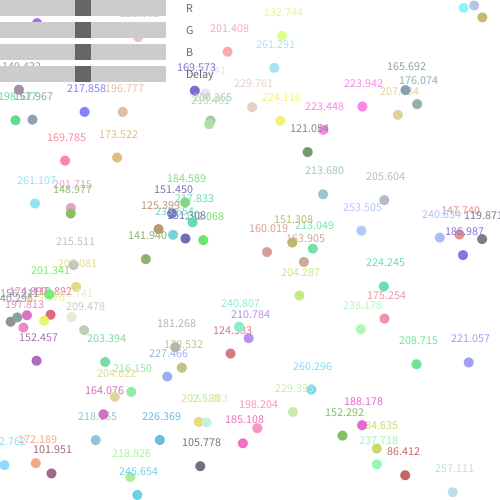
Frame 1 (no input)
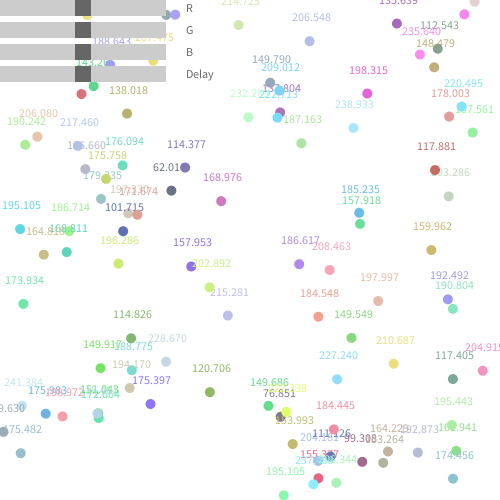
Frame 60 (the mouse pressed at the canvas centre just before this capture)
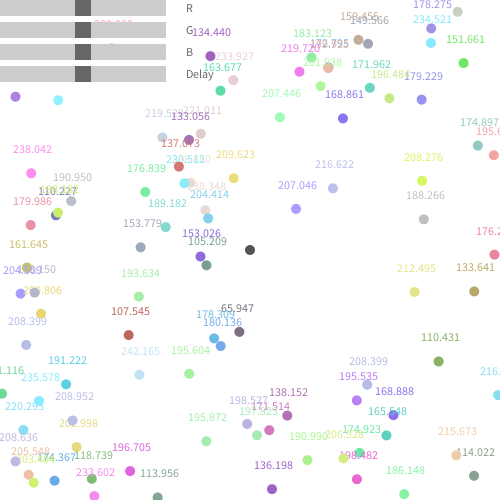
Frame 120 (the mouse held since frame 60 and released just before this capture)

The Processing sketch that drew these frames (run headless with seeded random() and noise(); from frame 60 on, the mouse is pressed at the canvas centre):

// Processing sketch: light
// ── light.pde
cell cells[];
int nCells = 100;
color spectrum = color(150, 50, 50);
int t = 0;
//int nT = 50;

boolean firstMousePress = false;
HScrollbar r, b, g, nT;


void mousePressed() {
  if (!firstMousePress) {
    firstMousePress = true;
  }
}

color randomColor(float max, float min) {
  return color(random(min, max), random(min, max), random(min, max));
}

cell[] setCells() {
  cell[] aux = new cell[nCells];
  for (int i = 0; i < nCells; ++i) {
    aux[i] = new cell(new PVector(random(width), random(height)), randomColor(255, 100));
  }
  return aux;
}

cell[] setNewGen() {
  cell[] aux = new cell[nCells];
  ArrayList<Integer> colors = new ArrayList<Integer>();
  int total = 255;

  for (int j = 0; j < nCells; ++j) {
    float value = (-4/255)*pow(cells[j].diff, 2)+4*cells[j].diff;
    println(cells[j].diff/total*100);
    for (int i = 0; i < value/total*100; i++) {
      colors.add(color(red(cells[j].c)+random(-10, 10), green(cells[j].c)+random(-10, 10), blue(cells[j].c)+random(-10, 10)));
    }
  }

  for (int i = 0; i < nCells; ++i) {
    aux[i] = new cell(new PVector(random(width), random(height)), colors.get((int)random(colors.size())));
  }
  return aux;
}

void showCells() {
  for (int i = 0; i < nCells; ++i) {
    cells[i].show();
  }
}
void setup() {
  size(500, 500);
  cells = setCells();
  r = new HScrollbar(0, 8, width/3, 16, 255);
  g = new HScrollbar(0, 30, width/3, 16, 255);
  b = new HScrollbar(0, 52, width/3, 16, 255);
  nT = new HScrollbar(0, 74, width/3, 16, 100);
}

void draw() {
  background(255);
  showCells();
  fill(spectrum);
  ellipse(mouseX, mouseY, 10, 10);
  r.update();
  g.update();
  b.update();
  nT.update();
  r.display();
  g.display();
  b.display();
  nT.display();
  text("R", width/3+20, 12);
  text("G", width/3+20, 34);
  text("B", width/3+20, 56);
  text("Delay", width/3+20, 78);
  spectrum = color(r.getPos(), g.getPos(), b.getPos());
  //if(mousePressed)
  if (t%(int)nT.getPos()==0) {
    cells = setNewGen();
  }

  if (firstMousePress) {
    firstMousePress = false;
  }
  ++t;
}

// ── cell.pde
class cell{
  PVector pos;
  color c;
  float diff;
  
  cell(PVector pos, color c){
    this.pos = pos;
    this.c = c;
    this.diff = sqrt(pow(red(c)-red(spectrum), 2)+pow(green(c)-green(spectrum),2)+pow(blue(c)-blue(spectrum),2));
  }
  void show(){
    noStroke();
    fill(c);
    text(diff, pos.x-20, pos.y-20);
    ellipse(pos.x, pos.y, 10, 10);
  }
}

// ── scrollbar.pde
class HScrollbar {
  int swidth, sheight;    // width and height of bar
  float xpos, ypos;       // x and y position of bar
  float spos, newspos;    // x position of slider
  float sposMin, sposMax; // max and min values of slider
  int loose;              // how loose/heavy
  boolean over;           // is the mouse over the slider?
  boolean locked;
  float ratio;

  HScrollbar (float xp, float yp, int sw, int sh, int l) {
    swidth = sw;
    sheight = sh;
    int widthtoheight = sw - sh;
    ratio = (float)sw / (float)widthtoheight;
    xpos = xp;
    ypos = yp-sheight/2;
    spos = xpos + swidth/2 - sheight/2;
    newspos = spos;
    sposMin = xpos;
    sposMax = xpos + swidth - sheight;
    loose = l;
  }

  void update() {
    if (overEvent()) {
      over = true;
    } else {
      over = false;
    }
    if (firstMousePress && over) {
      locked = true;
    }
    if (!mousePressed) {
      locked = false;
    }
    if (locked) {
      newspos = constrain(mouseX-sheight/2, sposMin, sposMax);
    }
    if (abs(newspos - spos) > 1) {
      spos = spos + (newspos-spos)/loose;
    }
  }

  float constrain(float val, float minv, float maxv) {
    return min(max(val, minv), maxv);
  }

  boolean overEvent() {
    if (mouseX > xpos && mouseX < xpos+swidth &&
      mouseY > ypos && mouseY < ypos+sheight) {
      return true;
    } else {
      return false;
    }
  }

  void display() {
    noStroke();
    fill(204);
    rect(xpos, ypos, swidth, sheight);
    if (over || locked) {
      fill(0, 0, 0);
    } else {
      fill(102, 102, 102);
    }
    rect(spos, ypos, sheight, sheight);
  }

  float getPos() {
    // Convert spos to be values between
    // 0 and the total width of the scrollbar
    return spos * ratio;
  }
}
